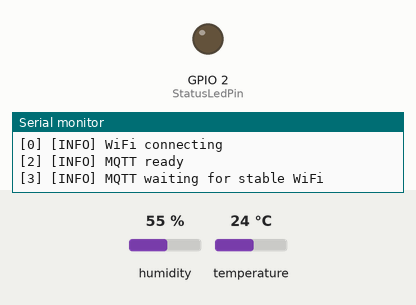
This program was run on a simulated ESP32. On the bench: output pins drawn as LEDs (lit = HIGH), the last lines printed to the serial monitor. Inputs (shaded band) come from the test bench; at power-on: humidity 55 %, temperature 24 °C. WiFi joins after 1.5 s; servers stay silent unless stated; no MQTT or app messages arrive unless stated.

Above: at 0.25 s.
At 1.6 s:
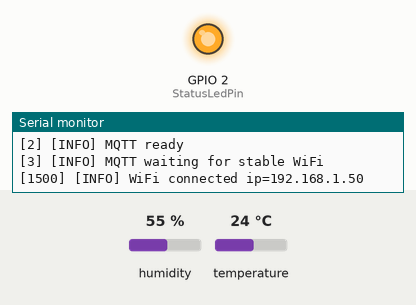
Timing chart, 0 to 3.1 s (numbered marks = the images above):
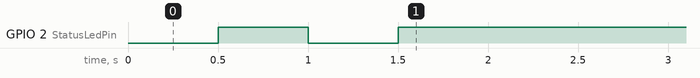

The program:

main.cpp
```cpp
#include <Arduino.h>

#include "config.h"
#include "Logger.h"
#include "MQTTManager.h"
#include "StatusLed.h"
#include "TemperatureSensor.h"
#include "WiFiManager.h"

TemperatureSensor temperatureSensor(Config::DhtPin, Config::DhtType);
WiFiManager wifiManager(
  Config::WifiSsid,
  Config::WifiPassword,
  Config::WifiHostname,
  Config::WifiReconnectIntervalMs,
  Config::WifiReadyDelayMs);
StatusLed statusLed(Config::StatusLedPin, Config::StatusLedBlinkIntervalMs);
MQTTManager mqttManager(
  Config::MqttBrokerHost,
  Config::MqttBrokerPort,
  Config::DeviceId,
  Config::MqttClientId,
  Config::MqttUsername,
  Config::MqttPassword,
  Config::MqttTemperatureTopic,
  Config::MqttReconnectIntervalMs,
  wifiManager);

unsigned long lastTemperatureReadMs = 0;

void setup() {
  Logger::begin(Config::SerialBaudRate);
  Logger::info("ColdWatch started");

  temperatureSensor.begin();
  statusLed.begin();
  wifiManager.begin();
  mqttManager.begin();
}

void loop() {
  wifiManager.update();
  mqttManager.update();
  statusLed.update(wifiManager.isConnected());

  const unsigned long now = millis();

  if (now - lastTemperatureReadMs >= Config::TemperatureReadIntervalMs) {
    lastTemperatureReadMs = now;

    float temperatureC = 0.0f;

    if (temperatureSensor.readTemperature(temperatureC)) {
      Logger::infoTemperature(temperatureC);
      mqttManager.publishTemperature(temperatureC);
    } else {
      Logger::error("DHT22 read failed");
    }
  }
}
```

Logger.h
```cpp
#pragma once

#include <Arduino.h>

class Logger {
public:
  static void begin(uint32_t baudRate);

  static void info(const char* message);
  static void warn(const char* message);
  static void error(const char* message);

  static void infoTemperature(float temperatureC);
  static void infoWifiConnected(const IPAddress& ipAddress);
  static void infoTelemetryPayload(const char* payload);
  static void errorMqttState(int state);

private:
  static void printPrefix(const char* level);
};
```

MQTTManager.h
```cpp
#pragma once

#include <Arduino.h>
#include <PubSubClient.h>
#include <WiFi.h>

#include "WiFiManager.h"

class MQTTManager {
public:
  MQTTManager(
    const char* brokerHost,
    uint16_t brokerPort,
    const char* deviceId,
    const char* clientId,
    const char* username,
    const char* password,
    const char* temperatureTopic,
    uint32_t reconnectIntervalMs,
    WiFiManager& wifiManager);

  void begin();
  void update();
  bool isConnected();
  bool publishTemperature(float temperatureC);

private:
  void connect();
  bool canOpenTcpConnection();
  bool hasCredentials() const;
  void logConnectFailure(int state);

  WiFiClient networkClient;
  PubSubClient mqttClient;
  WiFiManager& wifiManager;
  const char* brokerHost;
  uint16_t brokerPort;
  const char* deviceId;
  const char* clientId;
  const char* username;
  const char* password;
  const char* temperatureTopic;
  uint32_t reconnectIntervalMs;
  unsigned long lastReconnectAttemptMs;
  bool wasConnected;
  bool reconnectLogged;
  bool waitingForWifiLogged;
};
```

StatusLed.h
```cpp
#pragma once

#include <Arduino.h>

class StatusLed {
public:
  StatusLed(uint8_t pin, uint32_t blinkIntervalMs);

  void begin();
  void update(bool wifiConnected);

private:
  uint8_t pin;
  uint32_t blinkIntervalMs;
  unsigned long lastToggleMs;
  bool ledOn;
};
```

TelemetryData.h
```cpp
#pragma once

#include <Arduino.h>

struct TelemetryData {
  const char* deviceId;
  float temperatureC;
  unsigned long uptimeMs;
  int wifiRssi;
};
```

TelemetrySerializer.h
```cpp
#pragma once

#include <Arduino.h>

#include "TelemetryData.h"

class TelemetrySerializer {
public:
  static bool serializeTemperature(
    const TelemetryData& data,
    char* output,
    size_t outputSize);
};
```

TemperatureSensor.h
```cpp
#pragma once

#include <Arduino.h>
#include <DHT.h>

class TemperatureSensor {
public:
  TemperatureSensor(uint8_t pin, uint8_t type, uint32_t minReadIntervalMs = 2000);

  void begin();
  bool readTemperature(float& temperatureC);

  bool hasValidTemperature() const;
  float lastTemperatureC() const;
  unsigned long lastValidReadMs() const;

private:
  DHT dht;
  uint32_t minReadIntervalMs;
  unsigned long lastReadAttemptMs;
  unsigned long lastValidReadTimeMs;
  float lastTemperatureValueC;
  bool hasLastValidTemperature;
  bool hasReadAttempt;
};
```

WiFiManager.h
```cpp
#pragma once

#include <Arduino.h>

class WiFiManager {
public:
  WiFiManager(
    const char* ssid,
    const char* password,
    const char* hostname,
    uint32_t reconnectIntervalMs,
    uint32_t readyDelayMs);

  void begin();
  void update();
  bool isConnected() const;
  bool isReady() const;

private:
  void connect();

  const char* ssid;
  const char* password;
  const char* hostname;
  uint32_t reconnectIntervalMs;
  uint32_t readyDelayMs;
  unsigned long lastReconnectAttemptMs;
  unsigned long connectedSinceMs;
  bool wasConnected;
  bool reconnectLogged;
};
```

Logger.cpp
```cpp
#include "Logger.h"

void Logger::begin(uint32_t baudRate) {
  Serial.begin(baudRate);
}

void Logger::info(const char* message) {
  printPrefix("INFO");
  Serial.println(message);
}

void Logger::warn(const char* message) {
  printPrefix("WARN");
  Serial.println(message);
}

void Logger::error(const char* message) {
  printPrefix("ERROR");
  Serial.println(message);
}

void Logger::infoTemperature(float temperatureC) {
  printPrefix("INFO");
  Serial.print("temperature_c=");
  Serial.println(temperatureC, 1);
}

void Logger::infoWifiConnected(const IPAddress& ipAddress) {
  printPrefix("INFO");
  Serial.print("WiFi connected ip=");
  Serial.println(ipAddress);
}

void Logger::infoTelemetryPayload(const char* payload) {
  printPrefix("INFO");
  Serial.print("telemetry_payload=");
  Serial.println(payload);
}

void Logger::errorMqttState(int state) {
  printPrefix("ERROR");
  Serial.print("mqtt_state=");
  Serial.println(state);
}

void Logger::printPrefix(const char* level) {
  Serial.print('[');
  Serial.print(millis());
  Serial.print("] [");
  Serial.print(level);
  Serial.print("] ");
}
```

MQTTManager.cpp
```cpp
#include "MQTTManager.h"

#include "config.h"
#include "Logger.h"
#include "TelemetryData.h"
#include "TelemetrySerializer.h"

MQTTManager::MQTTManager(
  const char* brokerHost,
  uint16_t brokerPort,
  const char* deviceId,
  const char* clientId,
  const char* username,
  const char* password,
  const char* temperatureTopic,
  uint32_t reconnectIntervalMs,
  WiFiManager& wifiManager)
  : mqttClient(networkClient),
    wifiManager(wifiManager),
    brokerHost(brokerHost),
    brokerPort(brokerPort),
    deviceId(deviceId),
    clientId(clientId),
    username(username),
    password(password),
    temperatureTopic(temperatureTopic),
    reconnectIntervalMs(reconnectIntervalMs),
    lastReconnectAttemptMs(0),
    wasConnected(false),
    reconnectLogged(false),
    waitingForWifiLogged(false) {
}

void MQTTManager::begin() {
  mqttClient.setServer(brokerHost, brokerPort);
  Logger::info("MQTT ready");
}

void MQTTManager::update() {
  if (!wifiManager.isReady()) {
    if (wasConnected) {
      Logger::warn("MQTT disconnected: WiFi not ready");
      wasConnected = false;
    }

    reconnectLogged = false;
    lastReconnectAttemptMs = millis();

    if (!waitingForWifiLogged) {
      Logger::info("MQTT waiting for stable WiFi");
      waitingForWifiLogged = true;
    }

    return;
  }

  waitingForWifiLogged = false;

  if (mqttClient.connected()) {
    mqttClient.loop();

    if (!wasConnected) {
      Logger::info("MQTT connected");
    }

    wasConnected = true;
    reconnectLogged = false;
    return;
  }

  if (wasConnected) {
    Logger::warn("MQTT disconnected");
    wasConnected = false;
    reconnectLogged = false;
  }

  const unsigned long now = millis();

  if (now - lastReconnectAttemptMs >= reconnectIntervalMs) {
    if (!reconnectLogged) {
      Logger::warn("MQTT connecting");
      reconnectLogged = true;
    }

    connect();
  }
}

bool MQTTManager::isConnected() {
  return mqttClient.connected();
}

bool MQTTManager::publishTemperature(float temperatureC) {
  TelemetryData data = {
    deviceId,
    temperatureC,
    millis(),
    WiFi.RSSI()
  };

  char payload[Config::TelemetryPayloadBufferSize];

  if (!TelemetrySerializer::serializeTemperature(data, payload, sizeof(payload))) {
    Logger::error("Telemetry serialization failed");
    return false;
  }

  Logger::infoTelemetryPayload(payload);

  if (!isConnected()) {
    return false;
  }

  if (!mqttClient.publish(temperatureTopic, payload)) {
    Logger::warn("MQTT publish failed");
    return false;
  }

  return true;
}

void MQTTManager::connect() {
  lastReconnectAttemptMs = millis();

  if (!canOpenTcpConnection()) {
    return;
  }

  bool connected = false;

  if (hasCredentials()) {
    connected = mqttClient.connect(clientId, username, password);
  } else {
    connected = mqttClient.connect(clientId);
  }

  if (connected) {
    Logger::info("MQTT connect success");
    return;
  }

  logConnectFailure(mqttClient.state());
}

bool MQTTManager::canOpenTcpConnection() {
  WiFiClient tcpClient;

  if (!tcpClient.connect(brokerHost, brokerPort)) {
    Logger::error("TCP connection failed");
    return false;
  }

  Logger::info("TCP connection success");
  tcpClient.stop();
  return true;
}

bool MQTTManager::hasCredentials() const {
  return username != nullptr && username[0] != '\0';
}

void MQTTManager::logConnectFailure(int state) {
  Logger::error("MQTT connect failed");
  Logger::errorMqttState(state);
}
```

StatusLed.cpp
```cpp
#include "StatusLed.h"

StatusLed::StatusLed(uint8_t pin, uint32_t blinkIntervalMs)
  : pin(pin),
    blinkIntervalMs(blinkIntervalMs),
    lastToggleMs(0),
    ledOn(false) {
}

void StatusLed::begin() {
  pinMode(pin, OUTPUT);
  digitalWrite(pin, LOW);
}

void StatusLed::update(bool wifiConnected) {
  if (wifiConnected) {
    if (!ledOn) {
      ledOn = true;
      digitalWrite(pin, HIGH);
    }

    return;
  }

  const unsigned long now = millis();

  if (now - lastToggleMs >= blinkIntervalMs) {
    lastToggleMs = now;
    ledOn = !ledOn;
    digitalWrite(pin, ledOn ? HIGH : LOW);
  }
}
```

TelemetrySerializer.cpp
```cpp
#include "TelemetrySerializer.h"

#include <stdio.h>

bool TelemetrySerializer::serializeTemperature(
  const TelemetryData& data,
  char* output,
  size_t outputSize) {
  char temperature[12];
  dtostrf(data.temperatureC, 0, 1, temperature);

  const int written = snprintf(
    output,
    outputSize,
    "{\"device_id\":\"%s\",\"temperature_c\":%s,\"uptime_ms\":%lu,\"wifi_rssi\":%d}",
    data.deviceId,
    temperature,
    data.uptimeMs,
    data.wifiRssi);

  return written > 0 && static_cast<size_t>(written) < outputSize;
}
```

TemperatureSensor.cpp
```cpp
#include "TemperatureSensor.h"

#include <Arduino.h>

TemperatureSensor::TemperatureSensor(uint8_t pin, uint8_t type, uint32_t minReadIntervalMs)
  : dht(pin, type),
    minReadIntervalMs(minReadIntervalMs),
    lastReadAttemptMs(0),
    lastValidReadTimeMs(0),
    lastTemperatureValueC(0.0f),
    hasLastValidTemperature(false),
    hasReadAttempt(false) {
}

void TemperatureSensor::begin() {
  dht.begin();
}

bool TemperatureSensor::readTemperature(float& temperatureC) {
  const unsigned long now = millis();

  if (hasReadAttempt && now - lastReadAttemptMs < minReadIntervalMs) {
    if (hasLastValidTemperature) {
      temperatureC = lastTemperatureValueC;
      return true;
    }

    return false;
  }

  lastReadAttemptMs = now;
  hasReadAttempt = true;

  const float value = dht.readTemperature();

  if (isnan(value)) {
    return false;
  }

  lastTemperatureValueC = value;
  lastValidReadTimeMs = now;
  hasLastValidTemperature = true;

  temperatureC = value;
  return true;
}

bool TemperatureSensor::hasValidTemperature() const {
  return hasLastValidTemperature;
}

float TemperatureSensor::lastTemperatureC() const {
  return lastTemperatureValueC;
}

unsigned long TemperatureSensor::lastValidReadMs() const {
  return lastValidReadTimeMs;
}
```

WiFiManager.cpp
```cpp
#include "WiFiManager.h"

#include <WiFi.h>

#include "Logger.h"

WiFiManager::WiFiManager(
  const char* ssid,
  const char* password,
  const char* hostname,
  uint32_t reconnectIntervalMs,
  uint32_t readyDelayMs)
  : ssid(ssid),
    password(password),
    hostname(hostname),
    reconnectIntervalMs(reconnectIntervalMs),
    readyDelayMs(readyDelayMs),
    lastReconnectAttemptMs(0),
    connectedSinceMs(0),
    wasConnected(false),
    reconnectLogged(false) {
}

void WiFiManager::begin() {
  WiFi.mode(WIFI_STA);
  WiFi.persistent(false);
  WiFi.setAutoReconnect(true);
  WiFi.setHostname(hostname);

  Logger::info("WiFi connecting");
  connect();
}

void WiFiManager::update() {
  const bool connected = isConnected();

  if (connected) {
    if (!wasConnected) {
      connectedSinceMs = millis();
      Logger::infoWifiConnected(WiFi.localIP());
    }

    wasConnected = true;
    reconnectLogged = false;
    return;
  }

  if (wasConnected) {
    Logger::warn("WiFi disconnected");
    wasConnected = false;
    reconnectLogged = false;
    connectedSinceMs = 0;
  }

  const unsigned long now = millis();

  if (now - lastReconnectAttemptMs >= reconnectIntervalMs) {
    if (!reconnectLogged) {
      Logger::warn("WiFi reconnecting");
      reconnectLogged = true;
    }

    connect();
  }
}

bool WiFiManager::isConnected() const {
  return WiFi.status() == WL_CONNECTED;
}

bool WiFiManager::isReady() const {
  if (!isConnected() || connectedSinceMs == 0) {
    return false;
  }

  if (WiFi.localIP() == IPAddress(0, 0, 0, 0)) {
    return false;
  }

  return millis() - connectedSinceMs >= readyDelayMs;
}

void WiFiManager::connect() {
  lastReconnectAttemptMs = millis();
  WiFi.disconnect(false);
  WiFi.begin(ssid, password);
}
```

config.h
```cpp
#pragma once

#include <Arduino.h>
#include <DHT.h>

namespace Config
{
  constexpr uint32_t SerialBaudRate = 115200;
  constexpr uint32_t TemperatureReadIntervalMs = 5000;

  constexpr uint8_t DhtPin = 4;
  constexpr uint8_t DhtType = DHT22;

  constexpr const char *DeviceId = "device_001";

  // constexpr const char *WifiSsid = "FLIA MOSQUERA";
  // constexpr const char *WifiPassword = "jhonm261";
  constexpr const char *WifiSsid = "Moto_AH";
  constexpr const char *WifiPassword = "12345678";
  // constexpr const char *WifiSsid = "REDINTERNET";
  // constexpr const char *WifiPassword = "987654321";
  constexpr const char *WifiHostname = "coldwatch";
  constexpr uint32_t WifiReconnectIntervalMs = 10000;
  constexpr uint32_t WifiReadyDelayMs = 2000;

  constexpr uint8_t StatusLedPin = 2;
  constexpr uint32_t StatusLedBlinkIntervalMs = 500;

  constexpr const char *MqttBrokerHost = "10.121.7.1";
  // constexpr const char *MqttBrokerHost = "192.168.1.19";
  constexpr uint16_t MqttBrokerPort = 1883;
  constexpr const char *MqttClientId = "coldwatch_device_001";
  constexpr const char *MqttUsername = "";
  constexpr const char *MqttPassword = "";
  constexpr const char *MqttTemperatureTopic = "coldwatch/device_001/temperature";
  constexpr uint32_t MqttReconnectIntervalMs = 5000;
  constexpr size_t TelemetryPayloadBufferSize = 160;
}
```

Measured:
- by itself, GPIO 2 (StatusLedPin): LOW → HIGH at 0.50 s, → LOW 0.50 s later, → HIGH 0.50 s later
